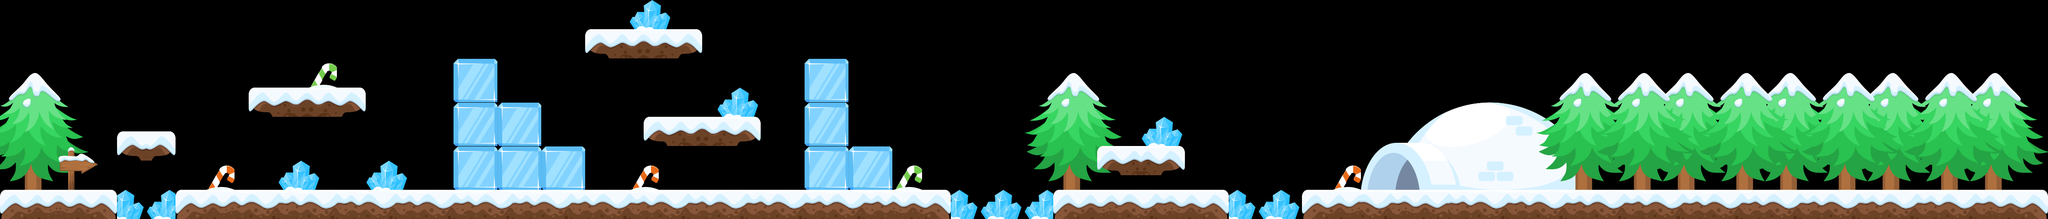

The image is a tile-based game level rendered from a .tmx file. Its description and source (layers, tilesets, objects; grid data summarised) follow:
An orthogonal 140x15 tile map with 32x32 px tiles, 6 tile layers (exit, noncollide, ground, noncollide2, ...), 9 tilesets.

<map version="1.0" orientation="orthogonal" renderorder="right-down" width="140" height="15" tilewidth="32" tileheight="32" nextobjectid="1">
 <tileset firstgid="1" name="tileset" tilewidth="32" tileheight="32">
  <image source="tileset.png" width="384" height="126" />
 </tileset>
 <tileset firstgid="37" name="Igloo" tilewidth="32" tileheight="32">
  <image source="Igloo.png" width="511" height="201" />
 </tileset>
 <tileset firstgid="127" name="Crystal" tilewidth="32" tileheight="32">
  <image source="Crystal.png" width="97" height="78" />
 </tileset>
 <tileset firstgid="133" name="tileset2" tilewidth="32" tileheight="32">
  <image source="tileset2.png" width="384" height="93" />
 </tileset>
 <tileset firstgid="157" name="Sign_2" tilewidth="87" tileheight="93">
  <image source="Sign_2.png" width="87" height="93" />
 </tileset>
 <tileset firstgid="158" name="IceBox" tilewidth="32" tileheight="32">
  <image source="IceBox.png" width="101" height="101" />
 </tileset>
 <tileset firstgid="167" name="Tree_2" tilewidth="32" tileheight="32">
  <image source="Tree_2.png" width="228" height="280" />
 </tileset>
 <tileset firstgid="223" name="caneRedSmall" tilewidth="33" tileheight="33">
  <image source="caneRedSmall.png" width="70" height="70" />
 </tileset>
 <tileset firstgid="227" name="caneGreenSmall" tilewidth="33" tileheight="33">
  <image source="caneGreenSmall.png" width="70" height="70" />
 </tileset>
 <layer name="exit" width="140" height="15">
  <data>[2100 cells, 90 non-empty, 90 distinct tile ids]</data>
 </layer>
 <layer name="noncollide" width="140" height="15">
  <data>[2100 cells, 336 non-empty, 56 distinct tile ids]</data>
 </layer>
 <layer name="ground" width="140" height="15">
  <data>[2100 cells, 411 non-empty, 54 distinct tile ids]</data>
 </layer>
 <layer name="noncollide2" width="140" height="15">
  <data>[2100 cells, 292 non-empty, 64 distinct tile ids]</data>
 </layer>
 <layer name="collide" width="140" height="15">
  <data>[2100 cells, 62 non-empty, 6 distinct tile ids]</data>
 </layer>
 <layer name="noncollide3" width="140" height="15">
  <data>[2100 cells, 1 non-empty, 1 distinct tile ids]</data>
 </layer>
</map>
